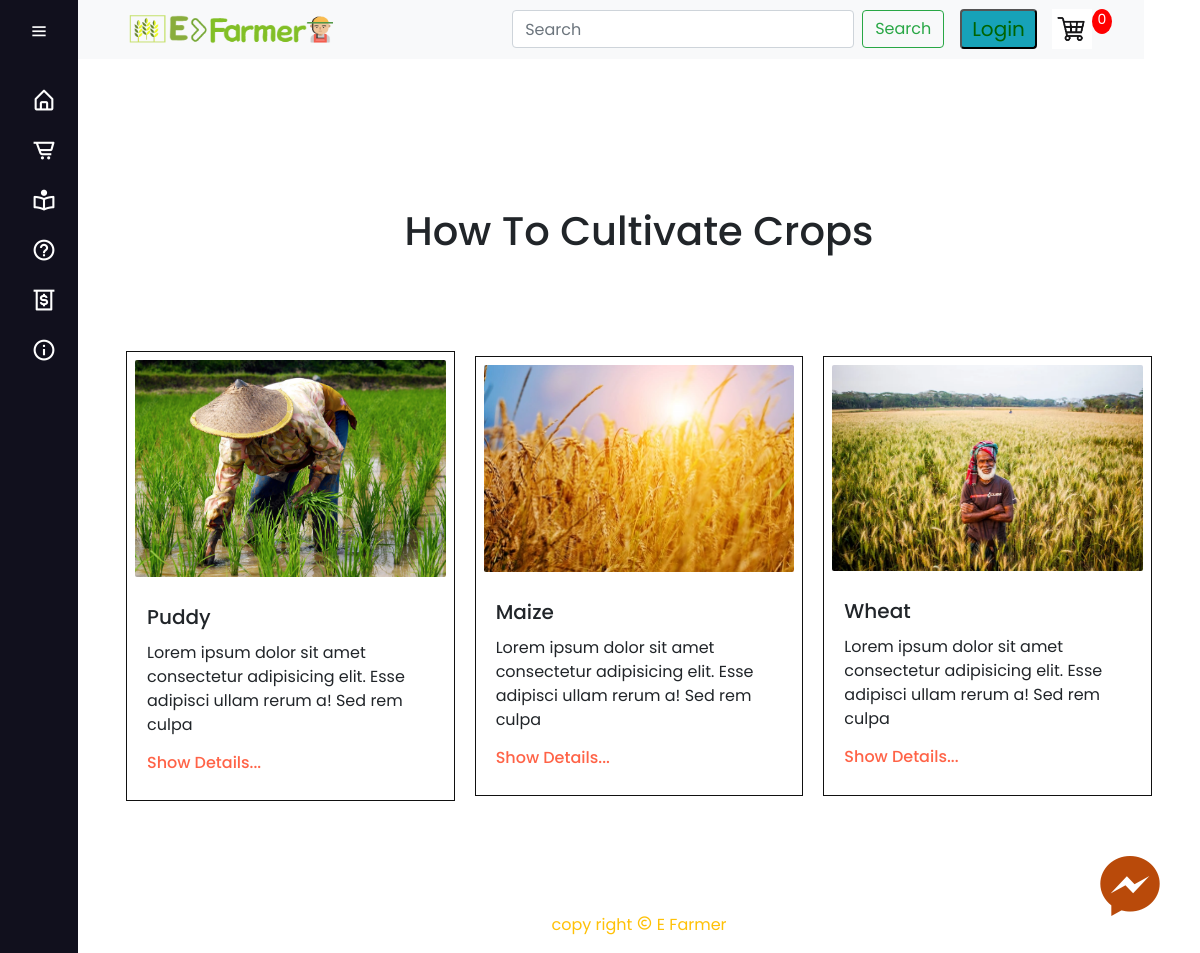
Screenshot of /instractions/ with the database file from the repository.
### farmer/models/seedModels.py (models this page shows, shortened)
class AgriInstraction(models.Model):
    name = models.CharField(max_length = 100)
    description = models.CharField(max_length=100)
    image = models.ImageField(upload_to = 'farmer/images')
    url = models.URLField(blank=True)

### farmer/views.py (the view)
# urls.py: path('instractions/', views.instraction, name="instractions"),
def instraction(request):
	data = cartData(request)
	cartItems = data['cartItems']
	instractions = AgriInstraction.objects.all()
	context = {'instractions':instractions ,'cartItems':cartItems}
	return render(request, 'farmer/agri_instractions/instractions.html', context)

### farmer/utils.py (called while the page is built, shortened)
def cookieCart(request):
	try:
		cart = json.loads(request.COOKIES['cart'])
	except:
		cart = {}
		print('CART:', cart)
	items = []
	order = {'get_cart_total':0, 'get_cart_items':0, 'shipping':False}
	cartItems = order['get_cart_items']
	return {'cartItems':cartItems ,'order':order, 'items':items}

def cartData(request):
	if request.user.is_authenticated:
		customer = request.user.customer
		order, created = Order.objects.get_or_create(customer=customer, complete=False)
		items = order.orderitem_set.all()
		cartItems = order.get_cart_items
	else:
		cookieData = cookieCart(request)
		cartItems = cookieData['cartItems']
		order = cookieData['order']
		items = cookieData['items']
	return {'cartItems':cartItems ,'order':order, 'items':items}

### farmer/templates/farmer/agri_instractions/instractions.html
{% extends 'farmer/main.html' %}
{% load static %}
{% block content %}
<h1 style="padding-top : 100px;" class="text-center mt-5"  >How To Cultivate Crops</h1>
<div class="instractions_items mt-5 pt-5 p-5 ">
	{% for instracton in instractions %}
	<div class="pb-5">
		<div class="instractions_item">
			<div class="h-100">
                <img style="border-radius: 10px;" src="{{ instracton.image.url }}"  class="card-img-top  p-2"  >
                <div class="card-body">
                    <h5 class="card-title">{{ instracton.name }}</h5>
                    <p class="card-text">{{ instracton.description }}</p>
                    {% if instracton.url %}
                    <h6><a style="text-decoration: none;color: tomato;" href="{{ instracton.url }}">Show Details...</a></h6>
                    {% endif %}
                </div>
            </div>
		</div>
	</div>
	{% endfor %}
</div>
<p class="text-center text-warning pt-3">copy right <i class='bx bx-copyright'></i> E Farmer</p>
{% endblock content %}

### static/css/navbar.css (style rules this page uses)
* { margin: 0; padding: 0; box-sizing: border-box; font-family: "poppins",sans-serif; }
body { min-height: 100vh; width: 100%; }

### static/css/store.css (style rules this page uses)
* { margin: 0; padding: 0; }
body { font-family: 'Poppins', sans-serif; background-color: #f9dfbc; }

### static/css/home.css (style rules this page uses)
*,*::before,*::after { box-sizing: border-box; }

### static/css/instractions.css (style rules this page uses)
.instractions_item { border: 1px solid #111; height: 100%; }
.instractions_items { display: grid; grid-gap: 20px; place-items: center; }
.instractions_items { grid-template-columns: repeat(3, 1fr); }

### rows the page displays
AgriInstraction: image (picture), name "Puddy", description "Lorem ipsum dolor sit amet consectetur adipisicing elit. Esse adipisci ullam rerum a! Sed rem culpa"
AgriInstraction: image (picture), name "Maize", description "Lorem ipsum dolor sit amet consectetur adipisicing elit. Esse adipisci ullam rerum a! Sed rem culpa"
AgriInstraction: image (picture), name "Wheat", description "Lorem ipsum dolor sit amet consectetur adipisicing elit. Esse adipisci ullam rerum a! Sed rem culpa"

### other values shown
{{ cartItems }} "0"
